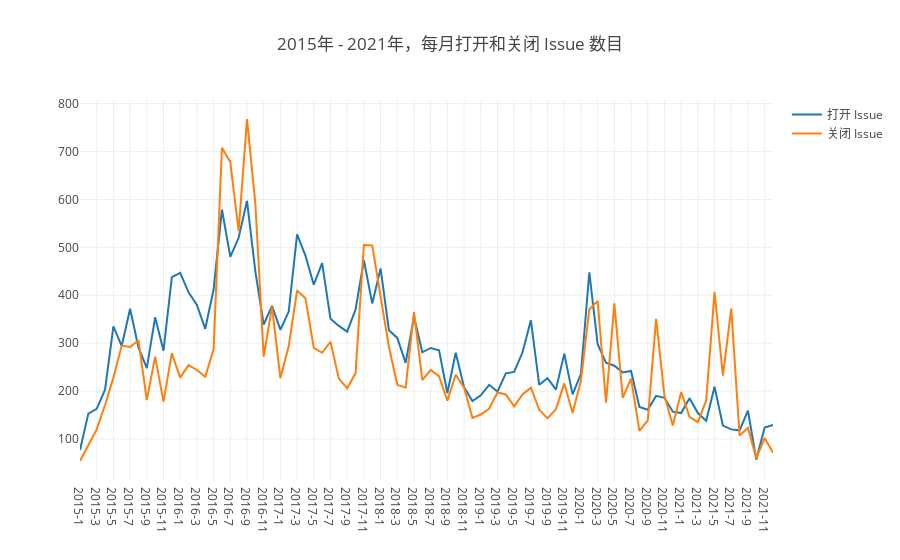

The notebook cell this image was saved under:
### Markdown cell above
## 2 每月打开 Issue 和关闭 Issue 的个数

### Code cell
query (
    `
    select t1.time as time1, t2.time as time2, open_issues_number, close_issues_number
    from 
    (select count(issue_id) as open_issues_number,
    concat(toString(toYear(created_at)),'-',toString(toMonth(created_at))) as time
    from github_log.events
    where repo_id=${my_repo_id} and type = 'IssuesEvent' and action in('opened','reopened') and created_at < toDate('2022-01-01','yyyy-MM-dd')
    group by toYear(created_at),toMonth(created_at)
    order by toYear(created_at),toMonth(created_at)) t1
    
    FULL OUTER JOIN
    
    (select count(issue_id) as close_issues_number,
    concat(toString(toYear(created_at)),'-',toString(toMonth(created_at))) as time
    from github_log.events
    where repo_id=${my_repo_id} and type = 'IssuesEvent' and action in('closed') and created_at < toDate('2022-01-01','yyyy-MM-dd')
    group by toYear(created_at),toMonth(created_at)
    order by toYear(created_at),toMonth(created_at)) t2
    
    ON t1.time=t2.time
    `
).then(data => {
    // console.log(data)
    var open_issues_number = [], close_issues_number=[], time = [], tt = [];
    data.forEach(d => {
        open_issues_number.push(parseInt(d.open_issues_number));
        close_issues_number.push(parseInt(d.close_issues_number));
         if (d.time1!='') {
            time.push(d.time1);
            tt.push({'时间':d.time1, '打开 Issue 数目':parseInt(d.open_issues_number), '关闭 Issue 数目':parseInt(d.close_issues_number)});
         }
         else {
            time.push(d.time2);
            tt.push({'时间':d.time2, '打开 Issue 数目':parseInt(d.open_issues_number), '关闭 Issue 数目':parseInt(d.close_issues_number)});
         }
});
    // openDigger.render.plotly(
    //     [{x: time, y: stars, type:'bar', name:'打开 Issue'}, {x: time, y: forks, type:'bar', name:'关闭 Issue'}], {
    //     title: '2015年 - 归档期间，每月打开和关闭 Issue 数目',
    //     xaxis: {type: 'category'}
    // });
    openDigger.render.plotly([
        {x: time, y: open_issues_number, mode:'scatter', name:'打开 Issue'}, 
        {x: time, y: close_issues_number, mode:'scatter', name:'关闭 Issue'}
    ], {
        title: '2015年 - 2021年，每月打开和关闭 Issue 数目',
        xaxis: {type: 'category'}
    });
    console.table(tt);
});

### Figure 1 — Plotly figure (JSON) as saved in the notebook; plotly's stock layout.template omitted (floating-point values rounded to 4 significant figures)
{"data": [{"mode": "scatter", "name": "打开 Issue", "x": ["2015-1", "2015-2", "2015-3", "2015-4", "2015-5", "2015-6", "2015-7", "2015-8", "2015-9", "2015-10", "2015-11", "2015-12", "2016-1", "2016-2", "2016-3", "2016-4", "2016-5", "2016-6", "2016-7", "2016-8", "2016-9", "2016-10", "2016-11", "2016-12", "2017-1", "2017-2", "2017-3", "2017-4", "2017-5", "2017-6", "2017-7", "2017-8", "2017-9", "2017-10", "2017-11", "2017-12", "2018-1", "2018-2", "2018-3", "2018-4", "2018-5", "2018-6", "2018-7", "2018-8", "2018-9", "2018-10", "2018-11", "2018-12", "2019-1", "2019-2", "2019-3", "2019-4", "2019-5", "2019-6", "2019-7", "2019-8", "2019-9", "2019-10", "2019-11", "2019-12", "2020-1", "2020-2", "2020-3", "2020-4", "2020-5", "2020-6", "2020-7", "2020-8", "2020-9", "2020-10", "2020-11", "2020-12", "2021-1", "2021-2", "2021-3", "2021-4", "2021-5", "2021-6", "2021-7", "2021-8", "2021-9", "2021-10", "2021-11", "2021-12"], "y": [77, 153, 163, 203, 335, 294, 372, 291, 248, 354, 284, 438, 447, 406, 380, 330, 412, 579, 480, 520, 597, 450, 339, 378, 328, 366, 527, 483, 422, 467, 351, 336, 324, 370, 473, 383, 456, 327, 311, 259, 355, 281, 290, 285, 196, 280, 208, 179, 191, 213, 199, 237, 240, 281, 348, 213, 227, 203, 278, 193, 236, 448, 298, 259, 253, 239, 242, 167, 161, 190, 186, 157, 154, 185, 154, 138, 209, 128, 120, 118, 159, 57, 124, 129]}, {"mode": "scatter", "name": "关闭 Issue", "x": ["2015-1", "2015-2", "2015-3", "2015-4", "2015-5", "2015-6", "2015-7", "2015-8", "2015-9", "2015-10", "2015-11", "2015-12", "2016-1", "2016-2", "2016-3", "2016-4", "2016-5", "2016-6", "2016-7", "2016-8", "2016-9", "2016-10", "2016-11", "2016-12", "2017-1", "2017-2", "2017-3", "2017-4", "2017-5", "2017-6", "2017-7", "2017-8", "2017-9", "2017-10", "2017-11", "2017-12", "2018-1", "2018-2", "2018-3", "2018-4", "2018-5", "2018-6", "2018-7", "2018-8", "2018-9", "2018-10", "2018-11", "2018-12", "2019-1", "2019-2", "2019-3", "2019-4", "2019-5", "2019-6", "2019-7", "2019-8", "2019-9", "2019-10", "2019-11", "2019-12", "2020-1", "2020-2", "2020-3", "2020-4", "2020-5", "2020-6", "2020-7", "2020-8", "2020-9", "2020-10", "2020-11", "2020-12", "2021-1", "2021-2", "2021-3", "2021-4", "2021-5", "2021-6", "2021-7", "2021-8", "2021-9", "2021-10", "2021-11", "2021-12"], "y": [54, 88, 120, 171, 228, 295, 292, 306, 181, 272, 178, 279, 228, 254, 244, 230, 287, 708, 678, 534, 768, 592, 272, 376, 227, 294, 410, 394, 290, 280, 303, 226, 206, 237, 505, 504, 401, 292, 213, 207, 365, 223, 244, 231, 180, 234, 207, 144, 151, 163, 197, 193, 168, 193, 207, 161, 143, 162, 216, 154, 222, 371, 388, 176, 383, 186, 226, 117, 139, 351, 190, 128, 198, 146, 135, 180, 407, 232, 372, 107, 123, 60, 102, 71]}], "layout": {"autosize": true, "title": {"text": "2015年 - 2021年，每月打开和关闭 Issue 数目"}, "xaxis": {"autorange": true, "range": [0, 83], "type": "category"}, "yaxis": {"autorange": true, "range": [14.33, 807.7], "type": "linear"}}}
